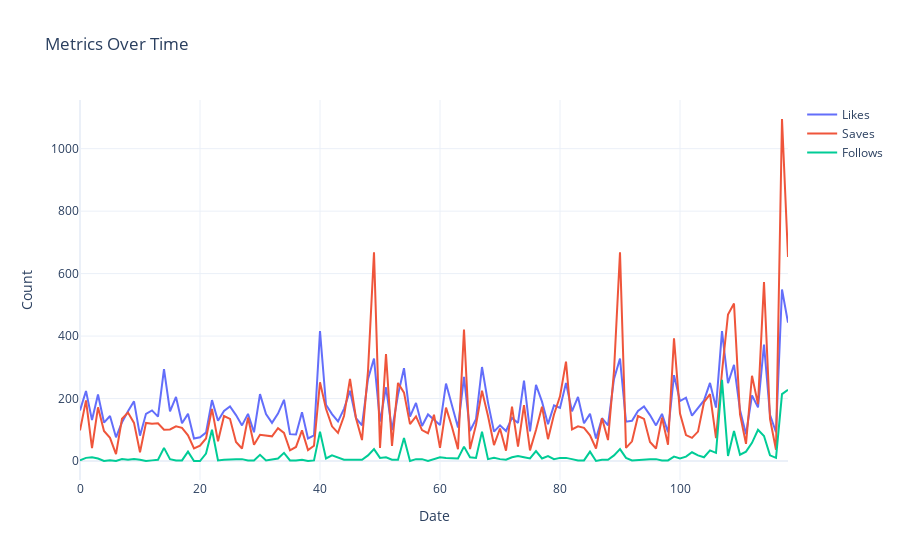

Notebook cell for this chart:
### Code cell
# Checking metrics like Likes, Saves, and Follows from each post over time:

fig = go.Figure()

fig.add_trace(go.Scatter(x=data.index, y=data['Likes'], name='Likes'))

fig.add_trace(go.Scatter(x=data.index, y=data['Saves'], name='Saves'))

fig.add_trace(go.Scatter(x=data.index, y=data['Follows'], name='Follows'))

fig.update_layout(title='Metrics Over Time',
                  xaxis_title='Date',
                  yaxis_title='Count')
fig.show()
